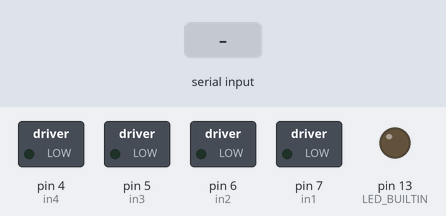
Simulated run of this sketch. Board: Arduino Uno, built with avr-gcc and run on an emulated ATmega328P. On the bench: switched loads named in the sketch (green lamp = pin HIGH), output pins drawn as LEDs (lit = HIGH). The test bench sets the inputs (shaded band).

Above: at 1.2 s.
1.3 s: "1" received over Serial
At 1.7 s:
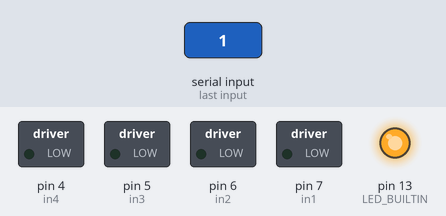
2.8 s: "0" received over Serial
At 4.1 s:
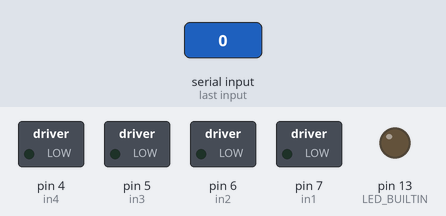
Timing chart, 0 to 5.8 s (numbered marks = the images above; inputs shaded):
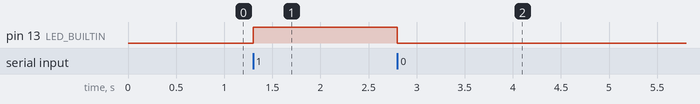

The sketch:

robot_controller.ino
```cpp
// Motors Pins
const int in1 = 7;
const int in2 = 6;
const int in3 = 5;
const int in4 = 4;

const int ena = 9;
const int enb = 2;

void setup(){
  // Motors Pins Configuration
  pinMode(in1, OUTPUT);
  pinMode(in2, OUTPUT);
  pinMode(in3, OUTPUT);
  pinMode(in4, OUTPUT);

  // ROS TEST
  pinMode(LED_BUILTIN, OUTPUT);
  Serial.begin(9600);
}

void loop(){
  if(Serial.available()){
    char command = Serial.read();

    if(command == '1'){
      digitalWrite(LED_BUILTIN, HIGH);
    } else if(command == '0') {
      digitalWrite(LED_BUILTIN, LOW);
    }
  }
}

void driveRobot(){
  // For adjusting speeds
  analogWrite(ena, 125);
  analogWrite(enb, 125);

  // For Rotating the motors
  digitalWrite(in1, HIGH);
  digitalWrite(in2, LOW);
  digitalWrite(in3, HIGH);
  digitalWrite(in4, LOW);
}
```

Measured:
- after the input at 1.3 s, pin 13 (LED_BUILTIN): LOW → HIGH at once
- after the input at 2.8 s, pin 13 (LED_BUILTIN): HIGH → LOW at once
